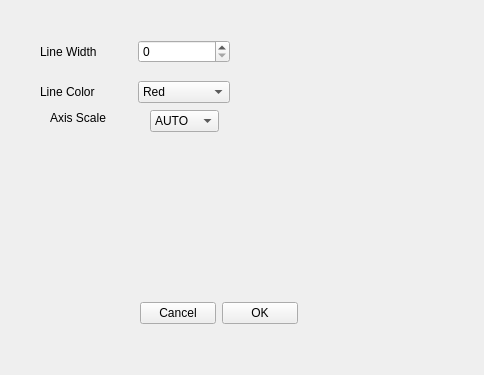
<?xml version="1.0" encoding="UTF-8"?>
<ui version="4.0">
 <class>VsWavelengthForm</class>
 <widget class="QWidget" name="VsWavelengthForm">
  <property name="geometry">
   <rect>
    <x>0</x>
    <y>0</y>
    <width>484</width>
    <height>375</height>
   </rect>
  </property>
  <property name="windowTitle">
   <string>Form</string>
  </property>
  <widget class="QWidget" name="layoutWidget">
   <property name="geometry">
    <rect>
     <x>40</x>
     <y>80</y>
     <width>190</width>
     <height>24</height>
    </rect>
   </property>
   <layout class="QHBoxLayout" name="horizontalLayout_2">
    <item>
     <widget class="QLabel" name="label_2">
      <property name="text">
       <string>Line Color</string>
      </property>
     </widget>
    </item>
    <item>
     <widget class="QComboBox" name="comboBox">
      <item>
       <property name="text">
        <string>Red</string>
       </property>
      </item>
      <item>
       <property name="text">
        <string>Green</string>
       </property>
      </item>
      <item>
       <property name="text">
        <string>Blue</string>
       </property>
      </item>
     </widget>
    </item>
   </layout>
  </widget>
  <widget class="QLabel" name="label_3">
   <property name="geometry">
    <rect>
     <x>50</x>
     <y>110</y>
     <width>81</width>
     <height>16</height>
    </rect>
   </property>
   <property name="text">
    <string>Axis Scale</string>
   </property>
  </widget>
  <widget class="QComboBox" name="comboBox_2">
   <property name="geometry">
    <rect>
     <x>150</x>
     <y>110</y>
     <width>69</width>
     <height>22</height>
    </rect>
   </property>
   <item>
    <property name="text">
     <string>AUTO</string>
    </property>
   </item>
   <item>
    <property name="text">
     <string>FIXED</string>
    </property>
   </item>
  </widget>
  <widget class="QWidget" name="">
   <property name="geometry">
    <rect>
     <x>40</x>
     <y>40</y>
     <width>190</width>
     <height>24</height>
    </rect>
   </property>
   <layout class="QHBoxLayout" name="horizontalLayout">
    <item>
     <widget class="QLabel" name="label">
      <property name="text">
       <string>Line Width</string>
      </property>
     </widget>
    </item>
    <item>
     <widget class="QSpinBox" name="spinBox"/>
    </item>
   </layout>
  </widget>
  <widget class="QWidget" name="">
   <property name="geometry">
    <rect>
     <x>140</x>
     <y>300</y>
     <width>158</width>
     <height>26</height>
    </rect>
   </property>
   <layout class="QHBoxLayout" name="horizontalLayout_3">
    <item>
     <widget class="QPushButton" name="pushButton">
      <property name="text">
       <string>Cancel</string>
      </property>
     </widget>
    </item>
    <item>
     <widget class="QPushButton" name="pushButton_2">
      <property name="text">
       <string>OK</string>
      </property>
     </widget>
    </item>
   </layout>
  </widget>
 </widget>
 <resources/>
 <connections/>
</ui>
